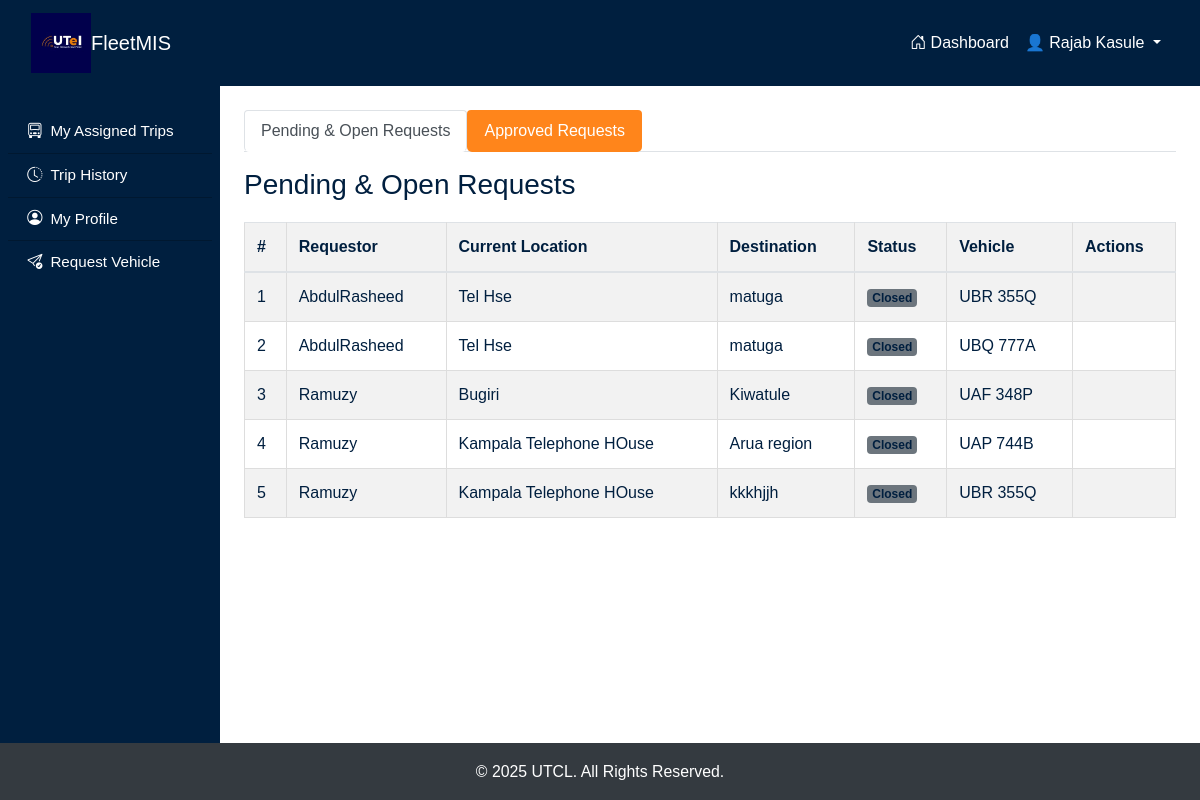
Before: /requisitions/ (signed in) with the older database file.
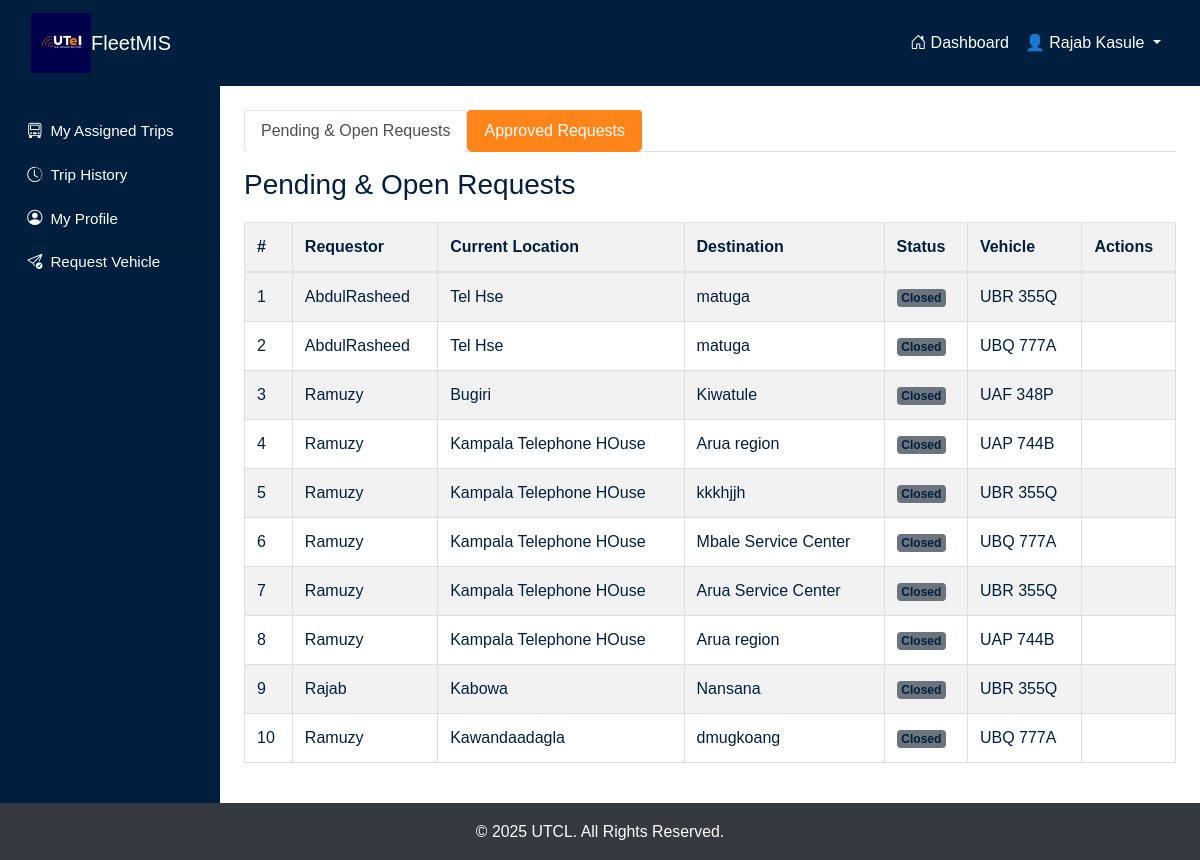
After: the same page with the newer database file.
### fleetApp/models.py (models this page shows, shortened)
class Request(models.Model):
    REQUEST_STATE = [
        ("P", "Pending"),
        ("O", "Open"),
        ("C", "Closed"),
    ]
    requestor = models.ForeignKey(settings.AUTH_USER_MODEL, on_delete=models.CASCADE, related_name="requests")
    request_date = models.DateField(auto_now_add=True)
    current_location = models.CharField(max_length=50)
    destination = models.CharField(max_length=50)
    purpose = models.CharField(max_length=100)
    vehicle = models.ForeignKey('Vehicle', on_delete=models.CASCADE, null=True, blank=True)
    driver = models.ForeignKey('Driver', on_delete=models.SET_NULL, null=True, blank=True, related_name='requests')
    time_of_allocation = models.DateTimeField(null=True, blank=True)
    updated_at = models.DateTimeField(auto_now=True)
    request_status = models.CharField(max_length=1, choices=REQUEST_STATE, default="P")
    mileage_at_assignment = models.IntegerField(null=True, blank=True)
    mileage_at_return = models.IntegerField(null=True, blank=True)

class Vehicle(models.Model):
  ENGIN = [
    ("GAS", "Gasoline"),
    ("HYB", "Hybrid"),
    ("DIS", "Diesel"),
    ("ELE", "Electric")
  ]
  STATUS = [
    ("Available", "Available"),
    ("Allocated", "Allocated")
  ]
  vehicle_plate = models.CharField(max_length=20, unique=True)
  vehicle_type = models.CharField(max_length=50)
  mileage = models.PositiveIntegerField()
  engine_type = models.CharField(max_length=4, choices=ENGIN)
  status = models.CharField(max_length=9, choices=STATUS, default="Available")

### fleetApp/views.py (the view)
# urls.py: path('requisitions/', views.requisitions_view, name='requisitions'),
@login_required
def requisitions_view(request):
    requestors = Requestor.objects.all()
    requests = Request.objects.select_related('requestor', 'vehicle').all()
    vehicles = Vehicle.objects.filter(status="Allocated")  # Only allocated vehicles
    approved_requests = Request.objects.filter(request_status="O")
    pending_requests = Request.objects.filter(request_status="P")
    requestor_form = RequestorForm()
    context = {
        'requestors': requestors,
        'requests': requests,
        'vehicles': vehicles,
        'approved_requests': approved_requests,
        "pending_requests": pending_requests,
        'requestor_form': requestor_form,
    }
    return render(request, 'fleetApp/requisition/requisitions.html', context)

### fleetApp/context_processors.py (called while the page is built)
def unread_alerts_count(request):
    if request.user.is_authenticated and request.user.groups.filter(name="FleetManagers").exists():
        count = Alert.objects.filter(priority_level="High").count()
        return {'unread_alerts_count': count}
    return {}

### fleetApp/templatetags/group_tags.py (called while the page is built)
@register.filter(name='has_group')
def has_group(user, group_name):
    return user.groups.filter(name=group_name).exists()

### fleetApp/templates/fleetApp/requisition/requisitions.html (shortened to what this page needs)
{% extends "main.html" %}
{% load crispy_forms_tags %}
{% block content %}
<div class="containers">
    <ul class="nav nav-tabs mb-3" id="requestTabs" role="tablist">
        <li class="nav-item" role="presentation">
            <button class="nav-link active" id="pending-tab" data-bs-toggle="tab" data-bs-target="#pending" type="button" role="tab" aria-controls="pending" aria-selected="true">
                Pending & Open Requests
            </button>
        </li>
        <li class="nav-item" role="presentation">
            <button class="nav-link" id="approved-tab" data-bs-toggle="tab" data-bs-target="#approved" type="button" role="tab" aria-controls="approved" aria-selected="false">
                Approved Requests
            </button>
        </li>
    </ul>
    <div class="tab-content" id="requestTabsContent">
        <div class="tab-pane fade show active" id="pending" role="tabpanel" aria-labelledby="pending-tab">
            <h3 class="mt-3">Pending & Open Requests</h3>
            <table class="table table-striped">
                <thead>
                    <tr>
                        <th>#</th>
                        <th>Requestor</th>
                        <th>Current Location</th>
                        <th>Destination</th>
                        <th>Status</th>
                        <th>Vehicle</th>
                        <th>Actions</th>
                    </tr>
                </thead>
                <tbody>
                    {% for request in requests %}
                    <tr>
                        <td>{{ forloop.counter }}</td>
                        <td>{{ request.requestor.username }}</td>
                        <td>{{ request.current_location }}</td>
                        <td>{{ request.destination }}</td>
                        <td>
                            <span class="badge
                                {% if request.request_status == "P" %} bg-warning
                                {% elif request.request_status == "O" %} bg-success
                                {% else %} bg-secondary {% endif %}">
                                {{ request.get_request_status_display }}
                            </span>
                        </td>
                        <td>
                            {% if request.vehicle %}
                                {{ request.vehicle.vehicle_plate }}
                            {% else %}
                                <span class="badge bg-secondary">Unassigned</span>
                            {% endif %}
                        </td>
                        <td>
                        </td>
                    </tr>
                    {% endfor %}
                </tbody>
            </table>
        </div>
    </div>
</div>
{% endblock %}

Changed rows visible on the page:
added Request: requestor.username "Ramuzy", current_location "Kampala Telephone HOuse", destination "Mbale Service Center", request_status "Closed", vehicle.vehicle_plate "UBQ 777A"
added Request: requestor.username "Ramuzy", current_location "Kampala Telephone HOuse", destination "Arua Service Center", request_status "Closed", vehicle.vehicle_plate "UBR 355Q"
added Request: requestor.username "Ramuzy", current_location "Kampala Telephone HOuse", destination "Arua region", request_status "Closed", vehicle.vehicle_plate "UAP 744B"
added Request: requestor.username "Rajab", current_location "Kabowa", destination "Nansana", request_status "Closed", vehicle.vehicle_plate "UBR 355Q"
added Request: requestor.username "Ramuzy", current_location "Kawandaadagla", destination "dmugkoang", request_status "Closed", vehicle.vehicle_plate "UBQ 777A"
